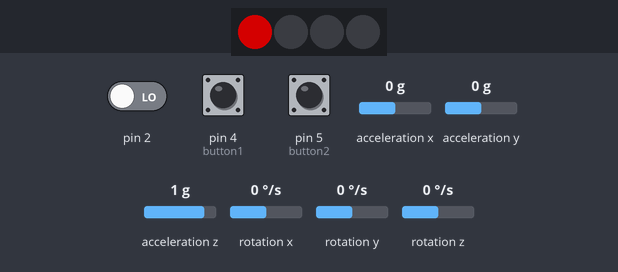
Bench run of a sketch on a simulated Arduino Uno, built with avr-gcc and run on an emulated ATmega328P. On the bench: 4 RGB LEDs in strip order, left to right. The test bench sets the inputs (shaded band); at power-on: acceleration x 0 g, acceleration y 0 g, pin 5 (button2) HIGH, rotation z 0 °/s, pin 4 (button1) HIGH, pin 2 LOW, acceleration z 1 g, rotation x 0 °/s, rotation y 0 °/s. Dim RGB values are drawn brighter than linear; colours are those a GRB WS2812 strip shows for the declared byte order; MIDI output is not drawn; the sensor or clock chip raises its interrupt line as the real part does; no radio packets arrive unless stated.

Above: at 1.7 s.
1.8 s: acceleration x set to -1.4 g
4.8 s: acceleration y set to -1.4 g
7.8 s: pin 5 (button2) pulled LOW for 3.2 s
At 10.79 s:
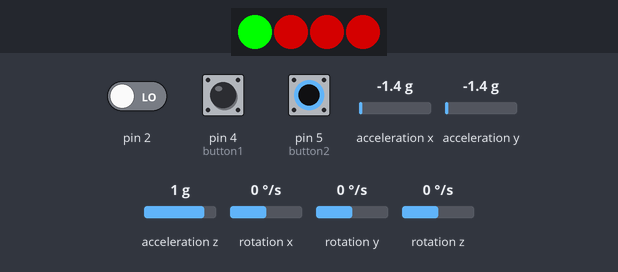
12.5 s: rotation z set to -192 °/s
At 13.3 s:
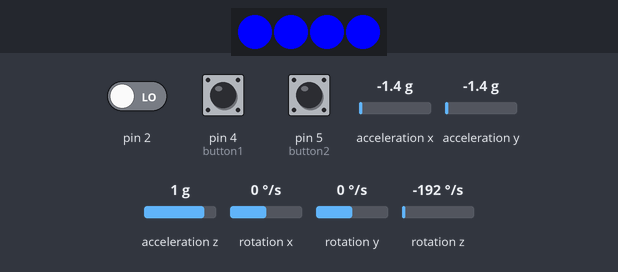
15.5 s: pin 4 (button1) pulled LOW for 3.2 s
At 17.1 s:
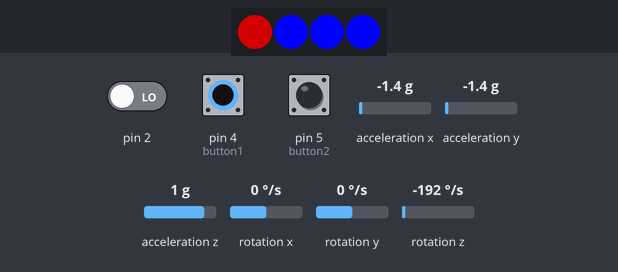
20.2 s: pin 5 (button2) pulled LOW for 1 s
At 20.9 s:
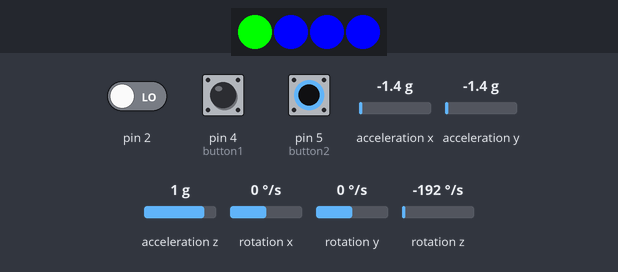
Timing chart, 0 to 24.2 s (numbered marks = the images above; inputs shaded):
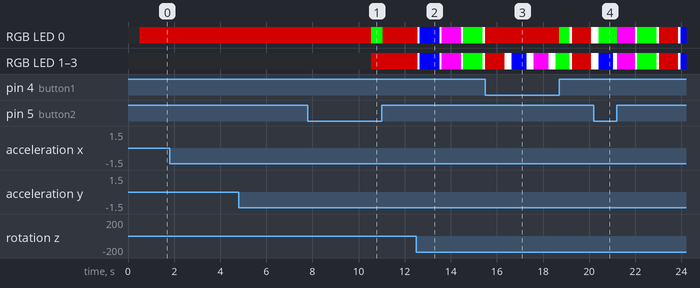

The sketch:

tonnetzBall.ino
```cpp
/*
 * CPSC 599 - Physical and Tangible HCI
 * Sarah Walker and Colin Au Yeung
 *
 * tonnetz ball
 *
 * This device maps gestures from a gyroscope and an external device (recieved over radio)
 * to a musical chord. It then sends that chord as a MIDI message.
 *
 */

#include <I2Cdev.h>
/* ============================================
I2Cdev device library code is placed under the MIT license
Copyright (c) 2012 Jeff Rowberg

Permission is hereby granted, free of charge, to any person obtaining a copy
of this software and associated documentation files (the "Software"), to deal
in the Software without restriction, including without limitation the rights
to use, copy, modify, merge, publish, distribute, sublicense, and/or sell
copies of the Software, and to permit persons to whom the Software is
furnished to do so, subject to the following conditions:

The above copyright notice and this permission notice shall be included in
all copies or substantial portions of the Software.

THE SOFTWARE IS PROVIDED "AS IS", WITHOUT WARRANTY OF ANY KIND, EXPRESS OR
IMPLIED, INCLUDING BUT NOT LIMITED TO THE WARRANTIES OF MERCHANTABILITY,
FITNESS FOR A PARTICULAR PURPOSE AND NONINFRINGEMENT. IN NO EVENT SHALL THE
AUTHORS OR COPYRIGHT HOLDERS BE LIABLE FOR ANY CLAIM, DAMAGES OR OTHER
LIABILITY, WHETHER IN AN ACTION OF CONTRACT, TORT OR OTHERWISE, ARISING FROM,
OUT OF OR IN CONNECTION WITH THE SOFTWARE OR THE USE OR OTHER DEALINGS IN
THE SOFTWARE.
===============================================
*/

#include <MIDI.h>

#include "I2Cdev.h"

#include "MPU6050_6Axis_MotionApps20.h"
#if I2CDEV_IMPLEMENTATION == I2CDEV_ARDUINO_WIRE
    #include "Wire.h"
#endif
MPU6050 mpu;
#include <FastLED.h>
#define NUM_LEDS 4
#define DATA_PIN 3


// MPU control/status vars
bool dmpReady = false;  // set true if DMP init was successful
uint8_t mpuIntStatus;   // holds actual interrupt status byte from MPU
uint8_t devStatus;      // return status after each device operation (0 = success, !0 = error)
uint16_t packetSize;    // expected DMP packet size (default is 42 bytes)
uint16_t fifoCount;     // count of all bytes currently in FIFO
uint8_t fifoBuffer[64]; // FIFO storage buffer


// orientation/motion vars
Quaternion quat;           // [w, x, y, z]         quaternion container
VectorInt16 aa;         // [x, y, z]            accel sensor measurements
VectorInt16 aaReal;     // [x, y, z]            gravity-free accel sensor measurements
VectorInt16 aaWorld;    // [x, y, z]            world-frame accel sensor measurements
VectorFloat gravity;    // [x, y, z]            gravity vector
float euler[3];         // [psi, theta, phi]    Euler angle container
float ypr[3];           // [yaw, pitch, roll]   yaw/pitch/roll container and gravity vector

// packet structure for InvenSense teapot demo
uint8_t teapotPacket[14] = { '$', 0x02, 0,0, 0,0, 0,0, 0,0, 0x00, 0x00, '\r', '\n' };
int count = 0;
bool stable = false;
float lastw = 0;

// Radio requirements
#include <SPI.h>
#include <nRF24L01.h>
#include <RF24.h>
RF24 radio(7,8);  // CE,CSN
const byte address[6] = "00001";

// Structure of message sent from other device
/*
 * ID == 1 : Wand
 *  stateOne is pitch action
 *  stateTwo is roll action
*/
typedef struct{
  int ID = 1;
  int stateOne = 0;
  int stateTwo = 0;
 } actionMessage;

// Message recieved from transmitter
 actionMessage message;

//Set button pins
int button1 = 4;
int button2 = 5;

//storage values for gestures and buttons
int gesture = 0;
bool b1Engaged = 0;
bool b2Engaged = 0;

//Set up array for leds
CRGB leds[NUM_LEDS];

//Define the values for the chords
int major[3] = {0, 4, 7};
int minor[3] = {0, 3, 7};
int aug[3] = {0, 4, 8};

//Define the values for adding a 4th note to make a seventh chord
int major7 = 11;
int minor7 = 10;

//Chords when major chord is reflected along a tonnetz grid line
int majorleft[3] = {0, 4, 9};
int majorright[3] = {4, 7, 11};

//Chords when minor chord is reflected along a tonnetz grid line
int minorleft[3] = {0, 3, 8};
int minorright[3] = {3, 7, 10};

//Chords when the augmented chord is flipped
int augflipped[3] = {0, 3, 9};

// previous note tracking - used to turn off last sent chord
int prevNote[4] = {0,0,0,0};

int f = 5; // offset for f note
int g = 7; // offset for g note

// MIDI message requirements
int velocity = 100;//velocity of MIDI notes, must be between 0 and 127
int noteON = 144; //144 = 10010000 in binary, note on command

MIDI_CREATE_DEFAULT_INSTANCE();

// ================================================================
// ===               INTERRUPT DETECTION ROUTINE                ===
// ================================================================

volatile bool mpuInterrupt = false;     // indicates whether MPU interrupt pin has gone high
void dmpDataReady() {
    mpuInterrupt = true;
}

// ================================================================
// ===                       Function                           ===
// ================================================================


//Function for writing a color to all leds
void setcolors(CRGB color){
  for(int i = 0; i<NUM_LEDS; i++){
    leds[i] = color;
  }
  FastLED.show();
}

//Function for writing a color to the first led (front facing)
void setcolor1(CRGB color){
  leds[0] = color;
  FastLED.show();
}

//Read a value from a button
bool readbutton(int button){
  int buttonValue = digitalRead(button);

  //Truth values flipped because button should be pulled high
  if (buttonValue == LOW){
    return true;
  }
  else{
    return false;
  }
}


// checks if the w value has not changed too much
bool checkstable(float quatw){

  //Get the difference
  float set = lastw-quatw;

  //Check if it's within acceptable margins
  if(set > -0.01 & set < 0.01){
   return true;
  }

  //otherwise update past values
  else{
    lastw = quatw;
    return false;
  }
}


/*
 * Maps up, down, left, and right gestures to a state
 */
int checkgesture(float quatx, float quaty){

  //tilt right
  if(quatx > 0.40) return 3;

  //tilt left
  if(quatx < -0.40) return 4;

  //tilt up
  if(quaty < -0.40) return 2;

  //tilt down
  if(quaty > 0.40) return 1;

  //Neutral position
  return 0;
}


// ================================================================
// ===                      INITIAL SETUP                       ===
// ================================================================

void setup() {

    /*
     * I2C set up Code from https://howtomechatronics.com/tutorials/arduino/arduino-and-mpu6050-accelerometer-and-gyroscope-tutorial/
     */
    // join I2C bus (I2Cdev library doesn't do this automatically)
    #if I2CDEV_IMPLEMENTATION == I2CDEV_ARDUINO_WIRE
        Wire.begin();
        TWBR = 24; // 400kHz I2C clock (200kHz if CPU is 8MHz)
    #elif I2CDEV_IMPLEMENTATION == I2CDEV_BUILTIN_FASTWIRE
        Fastwire::setup(400, true);
    #endif

    //Set up midi channel
    MIDI.begin(MIDI_CHANNEL_OMNI);

    //Begin Serial
    Serial.begin(115200);

    //Something from https://howtomechatronics.com/tutorials/arduino/arduino-and-mpu6050-accelerometer-and-gyroscope-tutorial/
    //Not sure what it does, but looks like it might break something if removed
    while (!Serial); // wait for Leonardo enumeration, others continue immediately

    //Set up LEDS
    FastLED.addLeds<WS2812, DATA_PIN, RGB>(leds, NUM_LEDS);


    /*
     * MPU set up code from https://howtomechatronics.com/tutorials/arduino/arduino-and-mpu6050-accelerometer-and-gyroscope-tutorial/
     */
    // initialize device
    mpu.initialize();

    // wait for ready
    // load and configure the DMP

    devStatus = mpu.dmpInitialize();

    // supply your own gyro offsets here, scaled for min sensitivity
    mpu.setXGyroOffset(220);
    mpu.setYGyroOffset(76);
    mpu.setZGyroOffset(-85);
    mpu.setZAccelOffset(1788); // 1688 factory default for my test chip

    // make sure it worked (returns 0 if so)
    if (devStatus == 0) {
        // turn on the DMP, now that it's ready
        mpu.setDMPEnabled(true);

        // enable Arduino interrupt detection
        attachInterrupt(0, dmpDataReady, RISING);
        mpuIntStatus = mpu.getIntStatus();

        // set our DMP Ready flag so the main loop() function knows it's okay to use it
        dmpReady = true;

        // get expected DMP packet size for later comparison
        packetSize = mpu.dmpGetFIFOPacketSize();
    } else {
    }

    // configure Buttons for input
    pinMode(button1, INPUT_PULLUP);
    pinMode(button2, INPUT_PULLUP);

    // radio configuration
    radio.begin();
    radio.openReadingPipe(0, address);
    radio.setPALevel(RF24_PA_MIN);
    radio.startListening();
}


// ================================================================
// ===                    MAIN PROGRAM LOOP                     ===
// ================================================================

void loop() {

    // if programming failed, don't try to do anything
    //from https://howtomechatronics.com/tutorials/arduino/arduino-and-mpu6050-accelerometer-and-gyroscope-tutorial/
    if (!dmpReady) return;

    //Check if there is a message on the radio
    if (radio.available()) {
      radio.read(&message, sizeof(message));
    }

    /*
     * More MPU set up code from https://howtomechatronics.com/tutorials/arduino/arduino-and-mpu6050-accelerometer-and-gyroscope-tutorial/
     */
    // wait for MPU interrupt or extra packet(s) available
    while (!mpuInterrupt && fifoCount < packetSize) {    }

    // reset interrupt flag and get INT_STATUS byte
    mpuInterrupt = false;
    mpuIntStatus = mpu.getIntStatus();

    // get current FIFO count
    fifoCount = mpu.getFIFOCount();

    // check for overflow (this should never happen unless our code is too inefficient)
    if ((mpuIntStatus & 0x10) || fifoCount == 1024) {
        // reset so we can continue cleanly
        mpu.resetFIFO();
    // otherwise, check for DMP data ready interrupt (this should happen frequently)
    } else if (mpuIntStatus & 0x02) {
        // wait for correct available data length, should be a VERY short wait
        while (fifoCount < packetSize) fifoCount = mpu.getFIFOCount();

        // read a packet from FIFO
        mpu.getFIFOBytes(fifoBuffer, packetSize);

        // track FIFO count here in case there is > 1 packet available
        // (this lets us immediately read more without waiting for an interrupt)
        fifoCount -= packetSize;

          // display quaternion values in easy matrix form: w x y z
          mpu.dmpGetQuaternion(&quat, fifoBuffer);
          if(count > 500 & not stable){
            stable = checkstable(quat.x);
            count = 0;
          }


          //If the accelerometer valueshas stabilized
          if(stable){

            //Check which gesture the ball is in
            gesture = checkgesture(quat.x, quat.y);


            //Set colors accord to the ball gesture
            if(gesture == 1){
              setcolors(CRGB::Blue);
            }
            if(gesture == 2){
              setcolors(CRGB::Red);
            }
            if(gesture == 3){
              setcolors(CRGB::Cyan);
            }
            if(gesture == 4){
              setcolors(CRGB::Green);
            }
            if(gesture == 0){
              setcolors(CRGB::White);
            }

            //Set up chord array
            int notes[4];

            //For the first three notes in the chord
            for(int i=0; i<3; i++){

              //If the Wand has a pitch of upright
              if(message.stateOne == 0){

                //And the ball is in gesture 3
                if(gesture == 3){

                  //Write major reflected right to the chord array
                  notes[i] = majorright[i];
                }
                else{

                  //Else if ball in gesture 4
                  if(gesture == 4){

                    //Write major reflected left to the chord array
                    notes[i] = majorleft[i];
                  }

                  //Otherwise right the major
                  else{
                    notes[i] = major[i];
                  }
                }
              }

              //If the Wand is at 45 degree angle
              else{
                if(message.stateOne == 1){

                  //And the ball is in gesture 3
                  if(gesture == 3){

                    //Write minor reflected right to the chord array
                    notes[i] = minorright[i];
                  }
                  else{

                    //Else if ball in gesture 4
                    if(gesture == 4){

                      //Write minor reflected left to the chord array
                      notes[i] = minorleft[i];
                    }
                    else{

                      //Otherwise right the minor
                      notes[i] = minor[i];
                    }
                  }
                }

                //If the Wand is at horizontal angle
                else{

                  //If there is a left or right gesture on the ball
                  if(gesture == 3 or gesture == 4){

                    //Write the augmented chord flipped to the chord array
                    notes[i] = augflipped[i];
                  }
                  else{

                    //Otherwise write the augmented chord to the chord array
                    notes[i] = aug[i];
                  }
                }
              }
            }

            //If the ball is in gesture 2
            if(gesture == 2){

              //Add the major 7th to the chord array
              notes[3] = major7;
            }

            //if the ball is in gesture 1
            else{
              if(gesture == 1){

                //Add the minor 7th to the chord array
                notes[3] = minor7;
              }
              else{

                //Otherwise add the first note again (effectively null note)
                notes[3] = 0;
              }
            }

          //if the first button is pressed
          if(readbutton(button1)){

            //If it isn't held
            if(b1Engaged == 0){

              //Play the store array
              //If the roll is to the left on the wand, shift to f chords
              if(message.stateTwo == 1){
                playchord(notes, f, 60);
              }
              else{
                //If the roll is to the right on the wand, shift to g chords
                if(message.stateTwo == 2){
                  playchord(notes, g, 60);
                }
                else{
                  playchord(notes, 0, 60);
                }
              }
            }
            b1Engaged = 1;
            setcolor1(CRGB::Green);

          }
          else
          {
            b1Engaged = 0;
          }

          //Same as for button one, just transposed to the bass clef
          if(readbutton(button2)){

            //If it isn't held
            if(b2Engaged == 0){

              //Play the store array
              //If the roll is to the left on the wand, shift to f chords
              if(message.stateTwo == 1){
                playchord(notes, f, 48);
              }
              else{
                //If the roll is to the right on the wand, shift to g chords
                if(message.stateTwo == 2){
                  playchord(notes, g, 48);
                }
                else{
                  playchord(notes, 0, 48);
                }
              }
            }
            b2Engaged = 1;
            setcolor1(CRGB::Red);
          }
          else
          {
            b2Engaged = 0;
          }


      }

      //Show that the accelerometer is not stable
      if(not stable){
        setcolor1(CRGB::Green);
      }
      count = count + 1;
  }
}

//send MIDI message
void MIDImessage(int command, int MIDInote, int MIDIvelocity) {
  Serial.write(command);//send note on or note off command
  Serial.write(MIDInote);//send pitch data
  Serial.write(MIDIvelocity);//send velocity data
}

//Play a chord
//Chord a 4 note array to be played
//Offset depends on if you want to shift the from C to exmaple F
//base is the base offset to get you to your base note (for example C4)
void playchord(int chord[], int offset, int base){
  for(int i = 0; i<4; i++){
    MIDI.sendNoteOff(prevNote[i], velocity, 1);
    MIDI.sendNoteOn(base+offset+chord[i], velocity, 1);
    prevNote[i] = base+offset+chord[i];
  }
}
```

Measured:
- after the input at 1.8 s, every drawn part: stays the same
- after the input at 4.8 s, every drawn part: stays the same
- after the input at 12.5 s, RGB LED 0–3: RGB(128, 0, 0) → RGB(255, 255, 255) after 0.06 s, → RGB(0, 0, 255) 0.10 s later, → RGB(255, 255, 255) 0.85 s later, → RGB(255, 0, 255) 0.10 s later, … (8 changes in this stretch)
